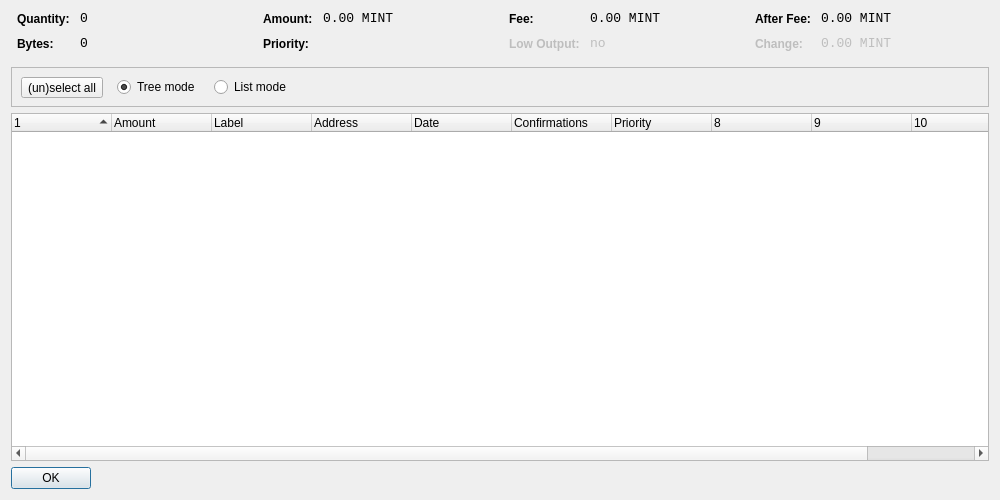
<?xml version="1.0" encoding="UTF-8"?>
<ui version="4.0">
 <class>CoinControlDialog</class>
 <widget class="QDialog" name="CoinControlDialog">
  <property name="geometry">
   <rect>
    <x>0</x>
    <y>0</y>
    <width>1000</width>
    <height>500</height>
   </rect>
  </property>
  <property name="windowTitle">
   <string>Coin Control</string>
  </property>
  <layout class="QVBoxLayout" name="verticalLayout">
   <item>
    <layout class="QHBoxLayout" name="horizontalLayoutTop" stretch="0,0,0,0">
     <property name="topMargin">
      <number>0</number>
     </property>
     <property name="bottomMargin">
      <number>10</number>
     </property>
     <item>
      <layout class="QFormLayout" name="formLayoutCoinControl1">
       <property name="horizontalSpacing">
        <number>10</number>
       </property>
       <property name="verticalSpacing">
        <number>10</number>
       </property>
       <property name="leftMargin">
        <number>6</number>
       </property>
       <property name="rightMargin">
        <number>6</number>
       </property>
       <item row="0" column="0">
        <widget class="QLabel" name="labelCoinControlQuantityText">
         <property name="styleSheet">
          <string notr="true">font-weight:bold;</string>
         </property>
         <property name="text">
          <string>Quantity:</string>
         </property>
        </widget>
       </item>
       <item row="0" column="1">
        <widget class="QLabel" name="labelCoinControlQuantity">
         <property name="font">
          <font>
           <family>Monospace</family>
           <pointsize>10</pointsize>
          </font>
         </property>
         <property name="cursor">
          <cursorShape>IBeamCursor</cursorShape>
         </property>
         <property name="contextMenuPolicy">
          <enum>Qt::ActionsContextMenu</enum>
         </property>
         <property name="text">
          <string>0</string>
         </property>
         <property name="textInteractionFlags">
          <set>Qt::LinksAccessibleByMouse|Qt::TextSelectableByKeyboard|Qt::TextSelectableByMouse</set>
         </property>
        </widget>
       </item>
       <item row="1" column="0">
        <widget class="QLabel" name="labelCoinControlBytesText">
         <property name="styleSheet">
          <string notr="true">font-weight:bold;</string>
         </property>
         <property name="text">
          <string>Bytes:</string>
         </property>
        </widget>
       </item>
       <item row="1" column="1">
        <widget class="QLabel" name="labelCoinControlBytes">
         <property name="font">
          <font>
           <family>Monospace</family>
           <pointsize>10</pointsize>
          </font>
         </property>
         <property name="cursor">
          <cursorShape>IBeamCursor</cursorShape>
         </property>
         <property name="contextMenuPolicy">
          <enum>Qt::ActionsContextMenu</enum>
         </property>
         <property name="text">
          <string>0</string>
         </property>
         <property name="textInteractionFlags">
          <set>Qt::LinksAccessibleByMouse|Qt::TextSelectableByKeyboard|Qt::TextSelectableByMouse</set>
         </property>
        </widget>
       </item>
      </layout>
     </item>
     <item>
      <layout class="QFormLayout" name="formLayoutCoinControl2">
       <property name="horizontalSpacing">
        <number>10</number>
       </property>
       <property name="verticalSpacing">
        <number>10</number>
       </property>
       <property name="leftMargin">
        <number>6</number>
       </property>
       <property name="rightMargin">
        <number>6</number>
       </property>
       <item row="0" column="0">
        <widget class="QLabel" name="labelCoinControlAmountText">
         <property name="styleSheet">
          <string notr="true">font-weight:bold;</string>
         </property>
         <property name="text">
          <string>Amount:</string>
         </property>
        </widget>
       </item>
       <item row="0" column="1">
        <widget class="QLabel" name="labelCoinControlAmount">
         <property name="font">
          <font>
           <family>Monospace</family>
           <pointsize>10</pointsize>
          </font>
         </property>
         <property name="cursor">
          <cursorShape>IBeamCursor</cursorShape>
         </property>
         <property name="contextMenuPolicy">
          <enum>Qt::ActionsContextMenu</enum>
         </property>
         <property name="text">
          <string>0.00 MINT</string>
         </property>
         <property name="textInteractionFlags">
          <set>Qt::LinksAccessibleByMouse|Qt::TextSelectableByKeyboard|Qt::TextSelectableByMouse</set>
         </property>
        </widget>
       </item>
       <item row="1" column="0">
        <widget class="QLabel" name="labelCoinControlPriorityText">
         <property name="styleSheet">
          <string notr="true">font-weight:bold;</string>
         </property>
         <property name="text">
          <string>Priority:</string>
         </property>
        </widget>
       </item>
       <item row="1" column="1">
        <widget class="QLabel" name="labelCoinControlPriority">
         <property name="font">
          <font>
           <family>Monospace</family>
           <pointsize>10</pointsize>
          </font>
         </property>
         <property name="cursor">
          <cursorShape>IBeamCursor</cursorShape>
         </property>
         <property name="contextMenuPolicy">
          <enum>Qt::ActionsContextMenu</enum>
         </property>
         <property name="text">
          <string/>
         </property>
         <property name="textInteractionFlags">
          <set>Qt::LinksAccessibleByMouse|Qt::TextSelectableByKeyboard|Qt::TextSelectableByMouse</set>
         </property>
        </widget>
       </item>
      </layout>
     </item>
     <item>
      <layout class="QFormLayout" name="formLayoutCoinControl3">
       <property name="horizontalSpacing">
        <number>10</number>
       </property>
       <property name="verticalSpacing">
        <number>10</number>
       </property>
       <property name="leftMargin">
        <number>6</number>
       </property>
       <property name="rightMargin">
        <number>6</number>
       </property>
       <item row="0" column="0">
        <widget class="QLabel" name="labelCoinControlFeeText">
         <property name="styleSheet">
          <string notr="true">font-weight:bold;</string>
         </property>
         <property name="text">
          <string>Fee:</string>
         </property>
        </widget>
       </item>
       <item row="0" column="1">
        <widget class="QLabel" name="labelCoinControlFee">
         <property name="font">
          <font>
           <family>Monospace</family>
           <pointsize>10</pointsize>
          </font>
         </property>
         <property name="cursor">
          <cursorShape>IBeamCursor</cursorShape>
         </property>
         <property name="contextMenuPolicy">
          <enum>Qt::ActionsContextMenu</enum>
         </property>
         <property name="text">
          <string>0.00 MINT</string>
         </property>
         <property name="textInteractionFlags">
          <set>Qt::LinksAccessibleByMouse|Qt::TextSelectableByKeyboard|Qt::TextSelectableByMouse</set>
         </property>
        </widget>
       </item>
       <item row="1" column="0">
        <widget class="QLabel" name="labelCoinControlLowOutputText">
         <property name="enabled">
          <bool>false</bool>
         </property>
         <property name="styleSheet">
          <string notr="true">font-weight:bold;</string>
         </property>
         <property name="text">
          <string>Low Output:</string>
         </property>
        </widget>
       </item>
       <item row="1" column="1">
        <widget class="QLabel" name="labelCoinControlLowOutput">
         <property name="enabled">
          <bool>false</bool>
         </property>
         <property name="font">
          <font>
           <family>Monospace</family>
           <pointsize>10</pointsize>
          </font>
         </property>
         <property name="cursor">
          <cursorShape>IBeamCursor</cursorShape>
         </property>
         <property name="contextMenuPolicy">
          <enum>Qt::ActionsContextMenu</enum>
         </property>
         <property name="text">
          <string>no</string>
         </property>
         <property name="textInteractionFlags">
          <set>Qt::LinksAccessibleByMouse|Qt::TextSelectableByKeyboard|Qt::TextSelectableByMouse</set>
         </property>
        </widget>
       </item>
      </layout>
     </item>
     <item>
      <layout class="QFormLayout" name="formLayoutCoinControl4">
       <property name="horizontalSpacing">
        <number>10</number>
       </property>
       <property name="verticalSpacing">
        <number>10</number>
       </property>
       <property name="leftMargin">
        <number>6</number>
       </property>
       <property name="rightMargin">
        <number>6</number>
       </property>
       <item row="0" column="0">
        <widget class="QLabel" name="labelCoinControlAfterFeeText">
         <property name="styleSheet">
          <string notr="true">font-weight:bold;</string>
         </property>
         <property name="text">
          <string>After Fee:</string>
         </property>
        </widget>
       </item>
       <item row="0" column="1">
        <widget class="QLabel" name="labelCoinControlAfterFee">
         <property name="font">
          <font>
           <family>Monospace</family>
           <pointsize>10</pointsize>
          </font>
         </property>
         <property name="cursor">
          <cursorShape>IBeamCursor</cursorShape>
         </property>
         <property name="contextMenuPolicy">
          <enum>Qt::ActionsContextMenu</enum>
         </property>
         <property name="text">
          <string>0.00 MINT</string>
         </property>
         <property name="textInteractionFlags">
          <set>Qt::LinksAccessibleByMouse|Qt::TextSelectableByKeyboard|Qt::TextSelectableByMouse</set>
         </property>
        </widget>
       </item>
       <item row="1" column="0">
        <widget class="QLabel" name="labelCoinControlChangeText">
         <property name="enabled">
          <bool>false</bool>
         </property>
         <property name="styleSheet">
          <string notr="true">font-weight:bold;</string>
         </property>
         <property name="text">
          <string>Change:</string>
         </property>
        </widget>
       </item>
       <item row="1" column="1">
        <widget class="QLabel" name="labelCoinControlChange">
         <property name="enabled">
          <bool>false</bool>
         </property>
         <property name="font">
          <font>
           <family>Monospace</family>
           <pointsize>10</pointsize>
          </font>
         </property>
         <property name="cursor">
          <cursorShape>IBeamCursor</cursorShape>
         </property>
         <property name="contextMenuPolicy">
          <enum>Qt::ActionsContextMenu</enum>
         </property>
         <property name="text">
          <string>0.00 MINT</string>
         </property>
         <property name="textInteractionFlags">
          <set>Qt::LinksAccessibleByMouse|Qt::TextSelectableByKeyboard|Qt::TextSelectableByMouse</set>
         </property>
        </widget>
       </item>
      </layout>
     </item>
    </layout>
   </item>
   <item>
    <widget class="QFrame" name="frame">
     <property name="minimumSize">
      <size>
       <width>0</width>
       <height>40</height>
      </size>
     </property>
     <property name="frameShape">
      <enum>QFrame::StyledPanel</enum>
     </property>
     <property name="frameShadow">
      <enum>QFrame::Sunken</enum>
     </property>
     <widget class="QWidget" name="horizontalLayoutWidget">
      <property name="geometry">
       <rect>
        <x>10</x>
        <y>0</y>
        <width>781</width>
        <height>41</height>
       </rect>
      </property>
      <layout class="QHBoxLayout" name="horizontalLayoutPanel" stretch="0,0,0,0">
       <property name="spacing">
        <number>14</number>
       </property>
       <item>
        <widget class="QToolButton" name="toolButtonSelectAll">
         <property name="sizePolicy">
          <sizepolicy hsizetype="Maximum" vsizetype="Fixed">
           <horstretch>0</horstretch>
           <verstretch>0</verstretch>
          </sizepolicy>
         </property>
         <property name="text">
          <string>(un)select all</string>
         </property>
        </widget>
       </item>
       <item>
        <widget class="QRadioButton" name="radioTreeMode">
         <property name="sizePolicy">
          <sizepolicy hsizetype="Maximum" vsizetype="Fixed">
           <horstretch>0</horstretch>
           <verstretch>0</verstretch>
          </sizepolicy>
         </property>
         <property name="text">
          <string>Tree mode</string>
         </property>
         <property name="checked">
          <bool>true</bool>
         </property>
        </widget>
       </item>
       <item>
        <widget class="QRadioButton" name="radioListMode">
         <property name="sizePolicy">
          <sizepolicy hsizetype="Maximum" vsizetype="Fixed">
           <horstretch>0</horstretch>
           <verstretch>0</verstretch>
          </sizepolicy>
         </property>
         <property name="text">
          <string>List mode</string>
         </property>
        </widget>
       </item>
       <item>
        <spacer name="horizontalSpacer">
         <property name="orientation">
          <enum>Qt::Horizontal</enum>
         </property>
         <property name="sizeHint" stdset="0">
          <size>
           <width>40</width>
           <height>20</height>
          </size>
         </property>
        </spacer>
       </item>
      </layout>
     </widget>
    </widget>
   </item>
   <item>
    <widget class="CoinControlTreeWidget" name="treeWidget">
     <property name="contextMenuPolicy">
      <enum>Qt::CustomContextMenu</enum>
     </property>
     <property name="sortingEnabled">
      <bool>false</bool>
     </property>
     <property name="columnCount">
      <number>11</number>
     </property>
     <attribute name="headerShowSortIndicator" stdset="0">
      <bool>true</bool>
     </attribute>
     <attribute name="headerStretchLastSection">
      <bool>false</bool>
     </attribute>
     <column>
      <property name="text">
       <string/>
      </property>
     </column>
     <column>
      <property name="text">
       <string>Amount</string>
      </property>
     </column>
     <column>
      <property name="text">
       <string>Label</string>
      </property>
     </column>
     <column>
      <property name="text">
       <string>Address</string>
      </property>
     </column>
     <column>
      <property name="text">
       <string>Date</string>
      </property>
     </column>
     <column>
      <property name="text">
       <string>Confirmations</string>
      </property>
      <property name="toolTip">
       <string>Confirmed</string>
      </property>
     </column>
     <column>
      <property name="text">
       <string>Priority</string>
      </property>
     </column>
     <column>
      <property name="text">
       <string/>
      </property>
     </column>
     <column>
      <property name="text">
       <string/>
      </property>
     </column>
     <column>
      <property name="text">
       <string/>
      </property>
     </column>
     <column>
      <property name="text">
       <string/>
      </property>
     </column>
    </widget>
   </item>
   <item>
    <widget class="QDialogButtonBox" name="buttonBox">
     <property name="sizePolicy">
      <sizepolicy hsizetype="Maximum" vsizetype="Fixed">
       <horstretch>0</horstretch>
       <verstretch>0</verstretch>
      </sizepolicy>
     </property>
     <property name="orientation">
      <enum>Qt::Horizontal</enum>
     </property>
     <property name="standardButtons">
      <set>QDialogButtonBox::Ok</set>
     </property>
    </widget>
   </item>
  </layout>
 </widget>
 <customwidgets>
  <customwidget>
   <class>CoinControlTreeWidget</class>
   <extends>QTreeWidget</extends>
   <header>coincontroltreewidget.h</header>
  </customwidget>
 </customwidgets>
 <resources/>
 <connections/>
</ui>
